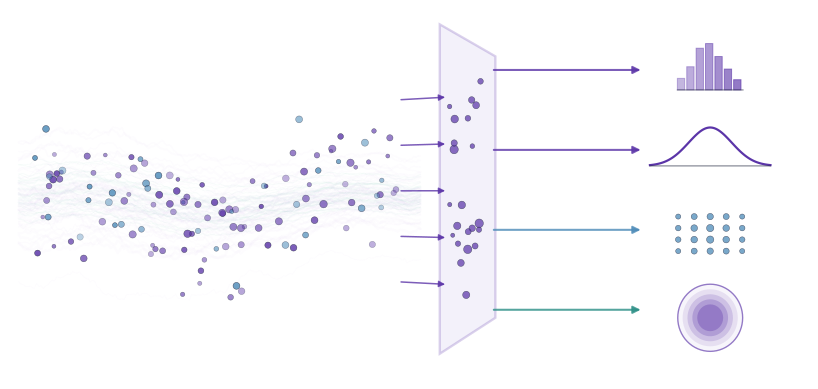

Write the Python code that produced this figure.
from pathlib import Path
import numpy as np
from matplotlib.patches import Polygon, Circle
from fide_style import *

OUT = Path(__file__).with_name("02_measurements.pdf")
rng = np.random.default_rng(20260823)
fig, ax = setup_canvas(width=10.5, height=5.0, xlim=(0, 10.5), ylim=(-2.4, 2.4))

# incoming population / flow
x = np.linspace(0.2, 5.4, 180)
center = 0.12*np.sin(1.7*x) - 0.1
width = 0.9 + 0.22*np.sin(0.85*x+0.6)
watercolor_band(ax, x, center, lambda _: width, LAVENDER, rng,
                layers=48, alpha=0.045, lw_range=(0.6,2.1), jitter=0.18)
watercolor_band(ax, x, center-0.05, lambda _: 0.55*width, TEAL, rng,
                layers=22, alpha=0.035, lw_range=(0.5,1.5), jitter=0.14)

# particles before measurement
n = 125
xp = rng.uniform(0.4, 5.1, n)
yp = np.interp(xp, x, center) + rng.normal(0, 0.42, n)
cols = [PURPLE if v < .75 else BLUE for v in rng.random(n)]
ax.scatter(xp, yp, s=rng.uniform(7,30,n), c=cols,
           alpha=rng.uniform(.35,.85,n), edgecolors=INK, linewidths=.35, zorder=6)

# measurement plane
plane_x = 5.65
plane = Polygon([(plane_x, -2.0), (plane_x+0.72,-1.55),
                 (plane_x+0.72,1.72), (plane_x,2.12)], closed=True,
                facecolor=LAVENDER, edgecolor=PURPLE, alpha=0.22, lw=1.7, zorder=7)
ax.add_patch(plane)
for yy in np.linspace(-1.45,1.55,5):
    arrow(ax, (5.15, yy*0.76), (5.72, yy*0.78), color=PURPLE,
          lw=1.1, alpha=0.8, mutation_scale=9, zorder=8)

# particles sampled on the plane
for _ in range(22):
    xx = rng.uniform(5.76, 6.18)
    yy = rng.uniform(-1.35, 1.45)
    ax.add_patch(Circle((xx,yy), rng.uniform(0.025,0.055),
                        facecolor=PURPLE, edgecolor=INK, lw=.35, alpha=.72, zorder=9))

# four clean measurement channels / summaries
levels = [1.55, 0.55, -0.45, -1.45]
for i, yy in enumerate(levels):
    col = PURPLE if i < 2 else (BLUE if i == 2 else TEAL)
    arrow(ax, (6.35, yy), (8.25, yy), color=col, lw=1.5,
          alpha=0.8, mutation_scale=11, zorder=7)

# icons, all graphical; no labels
histogram_icon(ax, 9.15, 1.30, sx=.85, sy=.58, color=PURPLE)
bell_curve_icon(ax, 9.15, 0.35, sx=.78, sy=.48, color=PURPLE)
dot_grid_icon(ax, 9.15, -0.50, sx=.92, sy=.72, color=BLUE)
radial_icon(ax, 9.15, -1.55, r=.42, color=PURPLE)

save(fig, OUT)
print(OUT)
